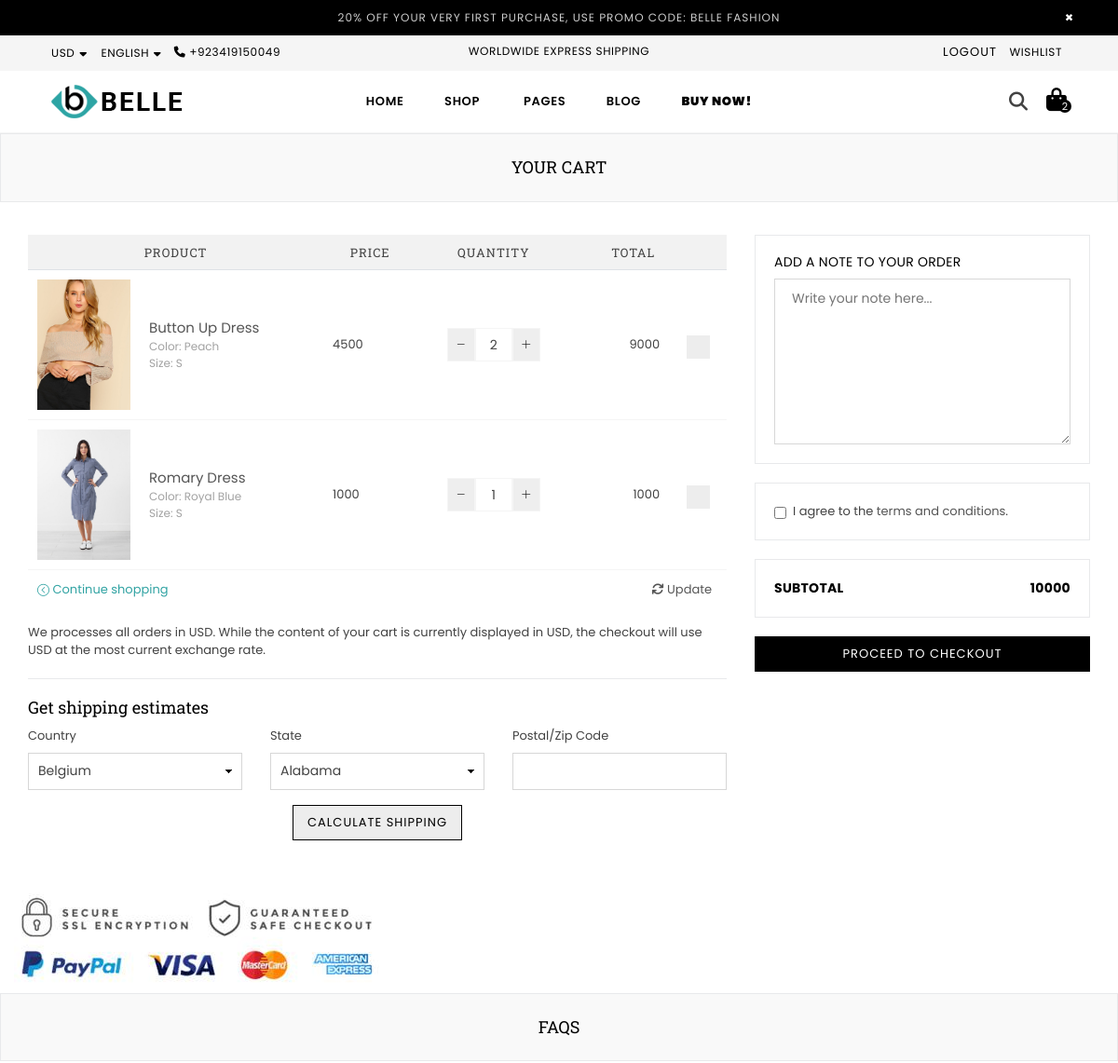
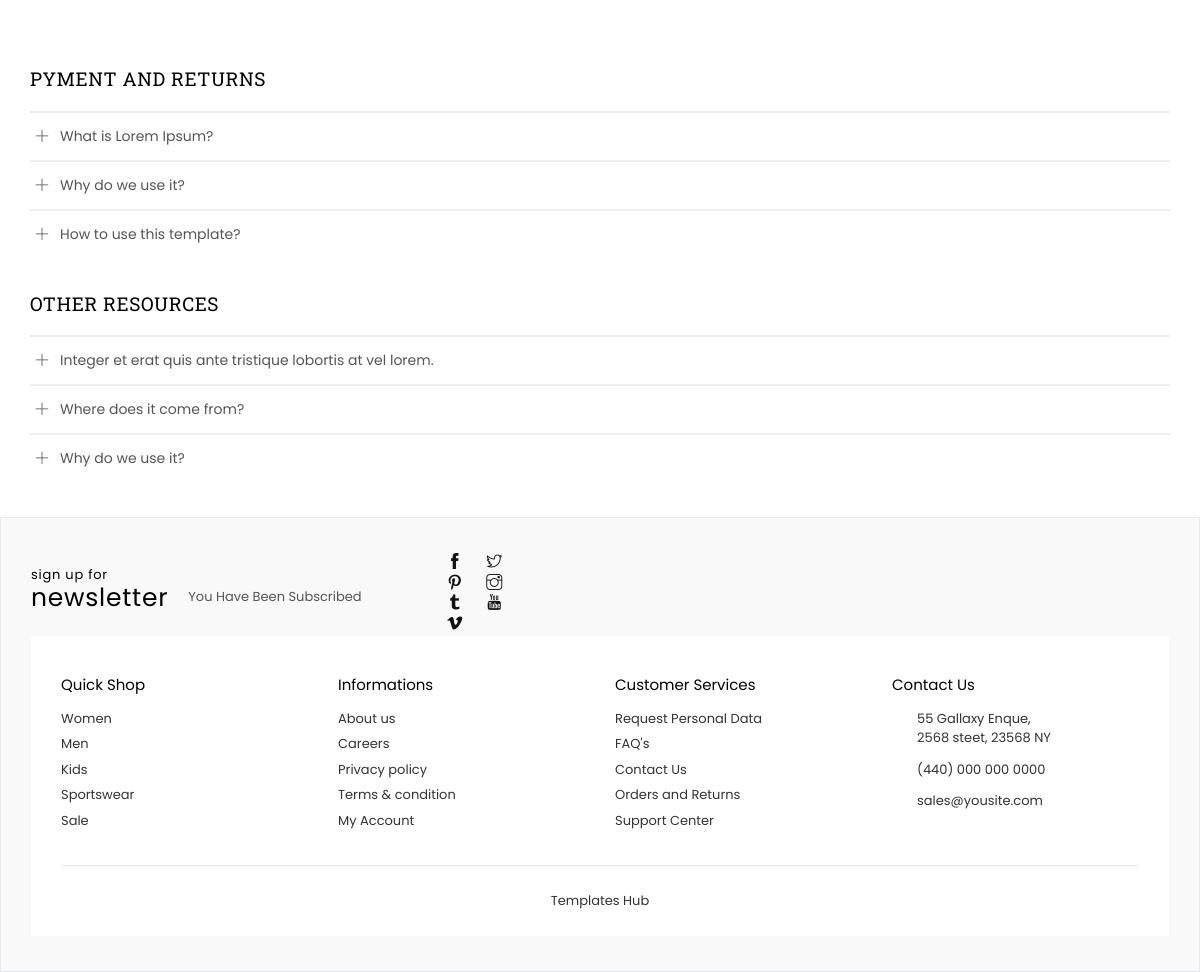
The app's page /cart (signed in) with its own data (2 pictures, top to bottom).
### app/models.py (models this page shows, shortened)
class CartItem(models.Model):
    user = models.ForeignKey(User, on_delete=models.CASCADE)
    product = models.ForeignKey(Products, on_delete=models.CASCADE)
    color = models.CharField(max_length=100)
    size = models.CharField(max_length=100)
    quantity = models.PositiveIntegerField(default=1)
    note = models.TextField(blank=True, null=True)  # Optional notes for the cart item
    terms_accepted = models.BooleanField(default=False)  # Terms acceptance status
    class Meta:
        constraints = [
            models.UniqueConstraint(fields=['user', 'product', 'color', 'size'], name='unique_cart_item')
        ]

class Products(models.Model):
    name=models.CharField(max_length=100)
    description=models.TextField()
    slug=models.SlugField(max_length=50,unique=True,blank=True)
    in_stock=models.BooleanField()
    stock_quantity=models.IntegerField()
    last_update=models.DateTimeField(auto_now=True)
    sku=models.CharField(max_length=50)
    view_count=models.IntegerField(null=True,blank=True)
    price=models.IntegerField()
    striked_price=models.IntegerField(blank=True,null=True,default=0)
    product_type=models.CharField(max_length=20)
    labels=models.ManyToManyField(Labels,max_length=20)
    wishlist=models.ManyToManyField(User,related_name='wishlist',blank=True)
    collections=models.CharField(max_length=50)
    main_image= models.ImageField(upload_to='products/')  # Shown by default
    hover_image= models.ImageField(upload_to='products/')  # Shown on hover
    tag=models.ManyToManyField('Tag',related_name='products',blank=True)
    sizes = models.ManyToManyField(Size, related_name='products', blank=True)
    color = models.ManyToManyField(Color, related_name='productscolor', blank=True)
    brand=models.ForeignKey(Brand, on_delete=models.CASCADE,related_name='brand',blank=True)
    def __str__(self):
        return self.name
    class Meta:
        verbose_name = "Product"  # Correct singular form
        verbose_name_plural = "Products"  # Correct plural form

### app/views.py (the view, shortened to what this page needs)
# urls.py: path("cart",views.CartView,name="cart"),
def CartView(request):
    cart_items = CartItem.objects.filter(user=request.user)
    for item in cart_items:
        item.subtotal = item.product.price * item.quantity
    total_price = sum(item.subtotal for item in cart_items)
    context = {
        "cart_items": cart_items,
        "total_price": total_price,
    }
    return render(request, "app/cart.html", context)

### app/context_processors.py (called while the page is built)
def minicart_data(request):
    cart_items = []
    cart_total = 0.0
    total_item=0
    if request.user.is_authenticated:  # Ensure the user is logged in
        user_cart = CartItem.objects.filter(user=request.user)  # Adjust based on your cart model
        total_item=CartItem.objects.filter(user=request.user).count()
        cart_items = user_cart
        cart_total = sum(item.product.price * item.quantity for item in user_cart)
    return {
        'cart_items': cart_items,
        'cart_total': cart_total,
        "total_item":total_item
    }

### app/templates/app/cart.html (shortened to what this page needs)
{% extends "base.html" %} {% load static %} {% block title %}BELLE | CART {% endblock title %} {% block content %}
<div id="page-content">
  <div class="page section-header text-center">
    <div class="page-title">
      <div class="wrapper"><h1 class="page-width">Your cart</h1></div>
    </div>
  </div>
  <div class="container">
    <div class="row">
      <div class="col-12 col-sm-12 col-md-8 col-lg-8 main-col">
        <form action="#" method="post" class="cart style2">
          <table>
            <thead class="cart__row cart__header">
              <tr>
                <th colspan="2" class="text-center">Product</th>
                <th class="text-center">Price</th>
                <th class="text-center">Quantity</th>
                <th class="text-right">Total</th>
                <th class="action">&nbsp;</th>
              </tr>
            </thead>
            <tbody>
              {% if cart_items %}
              {% for item in cart_items %}
              <tr class="cart__row border-bottom line1 cart-flex border-top" data-item-id="{{ item.id }}">
                  <td class="cart__image-wrapper cart-flex-item">
                      <a href="#">
                          <img class="cart__image" src="{{ item.product.main_image.url }}" alt="{{ item.product.name }}" />
                      </a>
                  </td>
                  <td class="cart__meta small--text-left cart-flex-item">
                      <div class="list-view-item__title">
                          <a href="#">{{ item.product }}</a>
                      </div>
                      <div class="cart__meta-text">
                          Color: {{ item.color }}<br />Size: {{ item.size }}<br />
                      </div>
                  </td>
                  <td class="cart__price-wrapper cart-flex-item">
                      <span class="money">{{ item.product.price }}</span>
                  </td>
                  <td class="cart__update-wrapper cart-flex-item text-right">
                      <div class="cart__qty text-center">
                          <div class="qtyField">
                              <a class="qtyBtn minus" href="javascript:void(0);">
                                  <i class="icon icon-minus"></i>
                              </a>
                              <input
                                  class="cart__qty-input qty"
                                  type="text"
                                  name="updates[]"
                                  value="{{ item.quantity }}"
                                  pattern="[0-9]*"
                              />
                              <a class="qtyBtn plus" href="javascript:void(0);">
                                  <i class="icon icon-plus"></i>
                              </a>
                          </div>
                      </div>
                  </td>
                  <td class="text-right small--hide cart-price">
                      <div id="subtotal-{{ item.id }}"><span class="money">{{ item.subtotal }}</span></div>
                  </td>
                  <td class="text-center small--hide">
                    <a href="{% url 'remove_cart_item' item.id %}" class="btn btn--secondary cart__remove" title="Remove item">
                        <i class="icon icon anm anm-times-l"></i>
                    </a>
                </td>
              </tr>
              {% endfor %}
              {% else %}
              <tr>
                <td colspan="6" class="text-center">
                  <p>Your cart is empty.</p>
                </td>
              {% endif %}
          </tbody>
            <tfoot>
              <tr>
                <td colspan="3" class="text-left">
                  <a
                    href="{% url "shop" %}"
                    class="btn--link cart-continue"
                    ><i class="icon icon-arrow-circle-left"></i> Continue
                    shopping</a
                  >
                </td>
                <td colspan="3" class="text-right">
                  <button
                    type="submit"
                    name="update"
                    class="btn--link cart-update"
                  >
                  <a href="{% url 'cart' %}"> <i class="fa fa-refresh"></i> Update
                </a>
                  </button>
                </td>
              </tr>
            </tfoot>
          </table>
          <div class="currencymsg">
            We processes all orders in USD. While the content of your cart is
            currently displayed in USD, the checkout will use USD at the most
            current exchange rate.
          </div>
          <hr />
          <div id="shipping-calculator" class="mb-4">
            <h5 class="small--text-center">Get shipping estimates</h5>
            <div class="row">
              <div class="col-12 col-sm-12 col-md-4">
                <div class="form-group">
                  <label for="address_country">Country</label>
                  <select
                    id="address_country"
                    name="address[country]"
                    data-default="United States"
                  >
                    <option value="Belgium" data-provinces="[]">Belgium</option>
                  </select>
                </div>
              </div>
              <div class="col-12 col-sm-12 col-md-4">
                <div class="form-group">
                  <label>State</label>
                  <select
                    id="address_province"
                    name="address[province]"
                    data-default=""
                  >
                    <option value="Alabama">Alabama</option>
                  </select>
                </div>
              </div>
              <div class="col-12 col-sm-12 col-md-4">
                <div class="form-group">
                  <label for="address_zip">Postal/Zip Code</label>
                  <input type="text" id="address_zip" name="address[zip]" />
                </div>
              </div>
              <div class="col-12 col-sm-12 col-md-12 actionRow text-center">
                <div>
                  <input
                    type="button"
                    class="btn btn--secondary get-rates"
                    value="Calculate shipping"
                  />
                </div>
              </div>
            </div>
          </div>
        </form>
      </div>
      <div class="col-12 col-sm-12 col-md-4 col-lg-4 cart__footer">
        <form method="POST" action="{% url 'cart' %}">
            <div class="cart-note">
                <div class="solid-border">
                    <h5>
                        <label
                            for="CartSpecialInstructions"
                            class="cart-note__label small--text-center"
                        >
                            Add a note to your order
                        </label>
                    </h5>
                    <textarea
                        name="note"
                        id="CartSpecialInstructions"
                        class="cart-note__input"
                        placeholder="Write your note here..."
                    ></textarea>
                </div>
            </div>
            <div class="solid-border mt-3">
                <div class="form-check">
                    <input
                        type="checkbox"
                        name="terms"
                        id="terms"
                        class="form-check-input"
                    />
                    <label
                        for="terms"
                        class="form-check-label"
                    >
                        I agree to the <a href="#">terms and conditions</a>.
                    </label>
                </div>
            </div>
            <div class="solid-border mt-3">
                <div class="row">
                    <span class="col-12 col-sm-6 cart__subtotal-title">
                        <strong>Subtotal</strong>
                    </span>
                    <span
                        class="col-12 col-sm-6 cart__subtotal-title cart__subtotal text-right"
                        id="total-price"
                    >
                        <span class="money">{{ total_price }}</span>
                    </span>
                </div>
            </div>
            <div class="mt-3 text-center">
                <button type="submit" class="btn btn-primary w-100">
                    Proceed to Checkout
                </button>
            </div>
        </form>
    </div>
          <div class="paymnet-img">
            <img
              src="{% static 'app/images/payment-img.jpg' %}"
              alt="Payment"
            />
          </div>
        </div>
      </div>
    </div>
  </div>
{% endblock content %}

### records on screen
CartItem: product.main_image (picture), product "Button Up Dress", color "Peach", size "S", product.price "4500", quantity "2", subtotal "9000"
CartItem: product.main_image (picture), product "Romary Dress", color "Royal Blue", size "S", product.price "1000", quantity "1", subtotal "1000"

### other values on screen
{{ total_item }} "2"
{{ total_price }} "10000"
